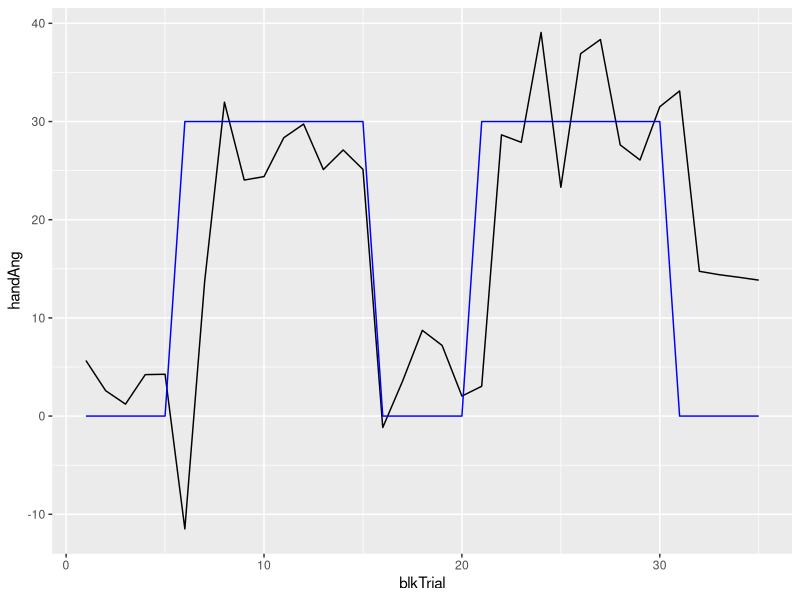

Reproduce this figure in R.
## ---- chunk 1
knitr::opts_chunk$set(echo = TRUE)

## load packages
library(tidyverse)

## load data 
df = read_csv('../../data/preprocessed/vmrMatPP.csv', show_col_types = FALSE)

## ---- chunk 2

## data peak 
ggplot(df, aes(x = blkTrial, y = handAng)) + 
  geom_line() + 
  geom_line(data = df, aes(x = blkTrial, y = rotDeg), color = "blue")

